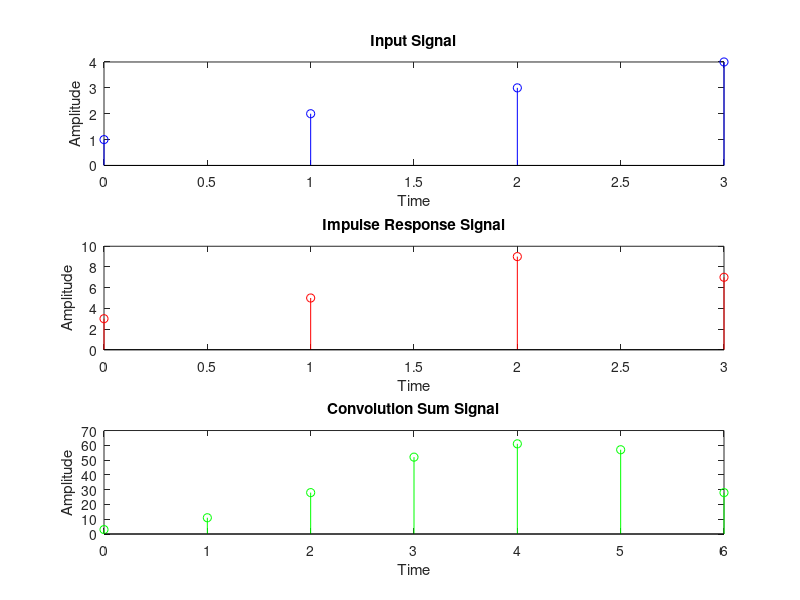

This chart was generated by the following MATLAB code:
clc;
clear all;
close all;
n1=0:1:3;
x=[1 2 3 4];
h=[3 5 9 7];
z=conv(x,h);
n2=0:length(z)-1;
subplot(3,1,1)
stem(n1,x,'b');
xlabel('Time')
ylabel('Amplitude')
title('Input Signal');
subplot(3,1,2)
stem(n1,h,'r')
xlabel('Time')
ylabel('Amplitude')
title('Impulse Response Signal');
subplot(3,1,3)
stem(n2,z,'g')
xlabel('Time')
ylabel('Amplitude')
title('Convolution Sum Signal');
